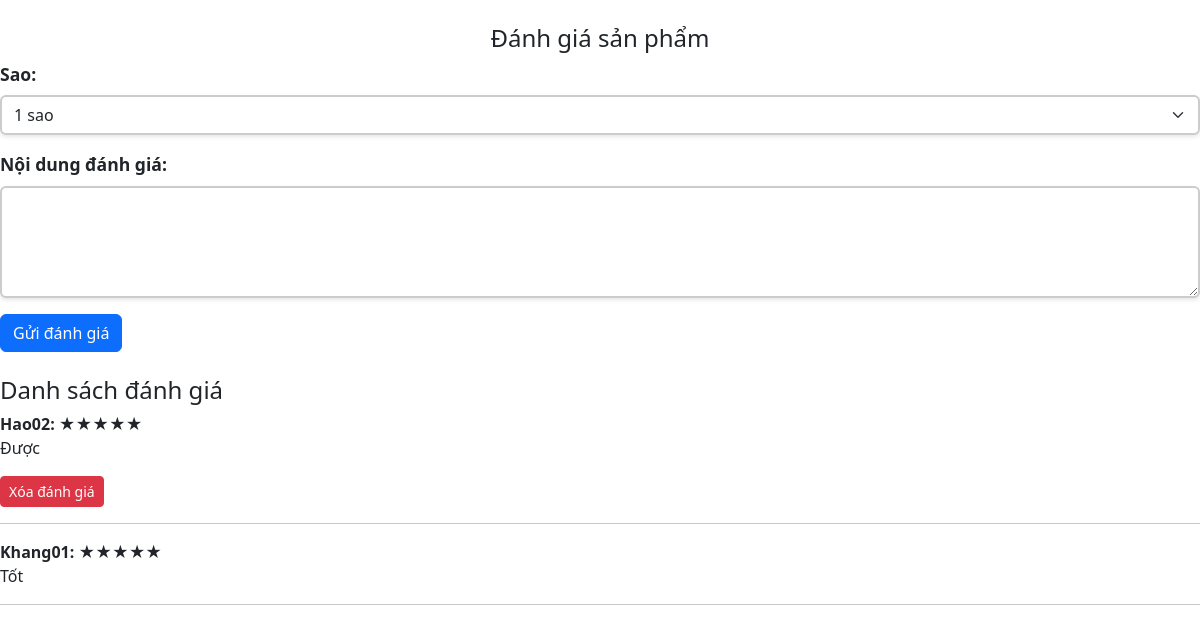
Screenshot of /PHP_web/DanhGiaSP.php?id=SDP01 (signed in) with the database file from the repository.
### tables this page shows
CREATE TABLE `danhgiasanpham` (
  `MaDanhGia` varchar(20) NOT NULL,
  `MaNguoiDung` varchar(10) NOT NULL,
  `MaSanPham` varchar(10) NOT NULL,
  `SoSaoDanhGia` int(11) DEFAULT NULL CHECK (`SoSaoDanhGia` >= 1 and `SoSaoDanhGia` <= 5),
  `NoiDungDanhGia` text DEFAULT NULL
);

### PHP_web/DanhGiaSP.php (the view, shortened to what this page needs)
<?php
include 'db.php';
$productId = isset($_GET['id']) ? $_GET['id'] : 0;
$sql = "SELECT * FROM SanPham WHERE MaSanPham = '$productId'";
$result = $conn->query($sql);
$product = $result->fetch_assoc();
if ($product && isset($_SESSION['user_id'])) {
    echo '<h4 class="mt-4 text-center">Đánh giá sản phẩm</h4>';
    echo '<form method="POST" action="" class="needs-validation" novalidate>';
    echo '<div class="mb-3">';
    echo '<label for="rating" class="form-label">Sao:</label>';
    echo '<select name="rating" id="rating" class="form-select" required>';
    echo '<option value="1">1 sao</option>';
    echo '</select>';
    echo '</div>';
    echo '<div class="mb-3">';
    echo '<label for="review" class="form-label">Nội dung đánh giá:</label>';
    echo '<textarea name="review" id="review" rows="4" class="form-control" required></textarea>';
    echo '</div>';
    echo '<button type="submit" class="btn btn-primary">Gửi đánh giá</button>';
    echo '</form>';
    echo '<h4 class="mt-4">Danh sách đánh giá</h4>';
    $sqlReviews = "SELECT * FROM DanhGiaSanPham WHERE MaSanPham = '$productId'";
    $resultReviews = $conn->query($sqlReviews);
    if ($resultReviews->num_rows > 0) {
        while ($review = $resultReviews->fetch_assoc()) {
            echo "<div>";
            echo "<strong>" . htmlspecialchars($review['MaNguoiDung']) . ":</strong> ";
            echo str_repeat('★', $review['SoSaoDanhGia']) . str_repeat('☆', 5 - $review['SoSaoDanhGia']);
            echo "<p>" . htmlspecialchars($review['NoiDungDanhGia']) . "</p>";
            if ($review['MaNguoiDung'] == $_SESSION['user_id']) {
                echo '<a href="XoaDG.php?review_id=' . htmlspecialchars($review['MaDanhGia']) . '" class="btn btn-danger btn-sm">Xóa đánh giá</a>';
            }
            echo "</div><hr>";
        }
    } else {
        echo "<p>Chưa có đánh giá nào cho sản phẩm này.</p>";
    }
} else {
    echo "<p>Bạn cần đăng nhập để đánh giá sản phẩm này.</p>";
}
?>
<link href="https://cdn.jsdelivr.net/npm/bootstrap@5.3.0-alpha1/dist/css/bootstrap.min.css" rel="stylesheet">

### PHP_web/DanhGiaSP.php (style rules this page uses)
.form-label { font-weight: bold; font-size: 1.1rem; }
.form-select, .form-control { border-radius: 8px; box-shadow: 0 2px 4px rgba(0, 0, 0, 0.1); }
.btn-primary { background-color: #007bff; border-color: #007bff; transition: background-color 0.3s ease; }
.btn-danger { background-color: #dc3545; border-color: #dc3545; transition: background-color 0.3s ease; }
.mb-3 { margin-bottom: 1rem; }
h4 { font-size: 1.5rem; color: #333; }
.needs-validation .form-select, .needs-validation .form-control { border: 2px solid #ccc; }

### rows the page displays
danhgiasanpham: MaNguoiDung "Hao02", SoSaoDanhGia "★★★★★", NoiDungDanhGia "Được"
danhgiasanpham: MaNguoiDung "Khang01", SoSaoDanhGia "★★★★★", NoiDungDanhGia "Tốt"
